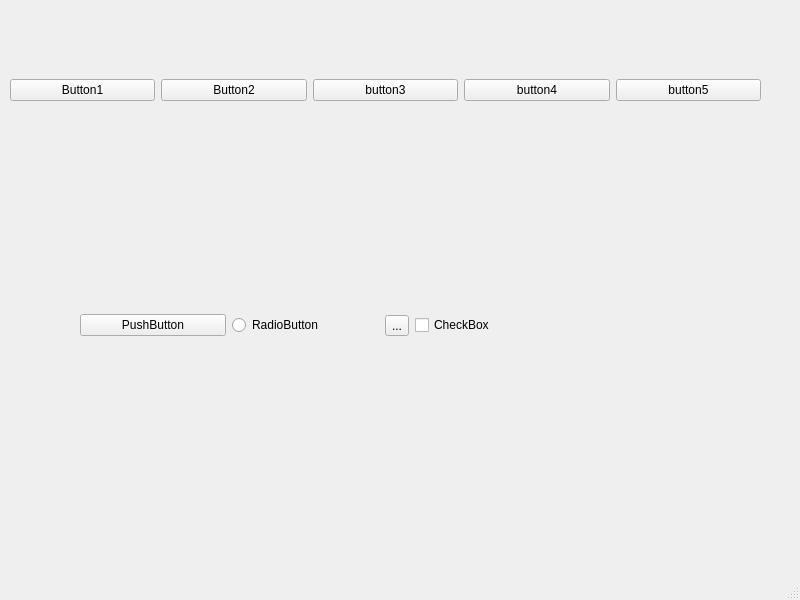
<?xml version="1.0" encoding="UTF-8"?>
<ui version="4.0">
 <class>MainWindow</class>
 <widget class="QMainWindow" name="MainWindow">
  <property name="geometry">
   <rect>
    <x>0</x>
    <y>0</y>
    <width>800</width>
    <height>600</height>
   </rect>
  </property>
  <property name="windowTitle">
   <string>MainWindow</string>
  </property>
  <widget class="QWidget" name="centralwidget">
   <widget class="QWidget" name="horizontalLayoutWidget">
    <property name="geometry">
     <rect>
      <x>80</x>
      <y>250</y>
      <width>481</width>
      <height>151</height>
     </rect>
    </property>
    <layout class="QHBoxLayout" name="horizontalLayout_2">
     <item>
      <widget class="QPushButton" name="pushButton_6">
       <property name="text">
        <string>PushButton</string>
       </property>
      </widget>
     </item>
     <item>
      <widget class="QRadioButton" name="radioButton">
       <property name="text">
        <string>RadioButton</string>
       </property>
      </widget>
     </item>
     <item>
      <widget class="QToolButton" name="toolButton">
       <property name="text">
        <string>...</string>
       </property>
      </widget>
     </item>
     <item>
      <widget class="QCheckBox" name="checkBox">
       <property name="text">
        <string>CheckBox</string>
       </property>
      </widget>
     </item>
    </layout>
   </widget>
   <widget class="QWidget" name="">
    <property name="geometry">
     <rect>
      <x>10</x>
      <y>30</y>
      <width>751</width>
      <height>121</height>
     </rect>
    </property>
    <layout class="QHBoxLayout" name="horizontalLayout">
     <item>
      <widget class="QPushButton" name="pushButton">
       <property name="text">
        <string>Button1</string>
       </property>
      </widget>
     </item>
     <item>
      <widget class="QPushButton" name="pushButton_2">
       <property name="text">
        <string>Button2</string>
       </property>
      </widget>
     </item>
     <item>
      <widget class="QPushButton" name="pushButton_3">
       <property name="text">
        <string>button3</string>
       </property>
      </widget>
     </item>
     <item>
      <widget class="QPushButton" name="pushButton_4">
       <property name="text">
        <string>button4</string>
       </property>
      </widget>
     </item>
     <item>
      <widget class="QPushButton" name="pushButton_5">
       <property name="text">
        <string>button5</string>
       </property>
      </widget>
     </item>
    </layout>
   </widget>
  </widget>
  <widget class="QMenuBar" name="menubar">
   <property name="geometry">
    <rect>
     <x>0</x>
     <y>0</y>
     <width>800</width>
     <height>23</height>
    </rect>
   </property>
  </widget>
  <widget class="QStatusBar" name="statusbar"/>
 </widget>
 <resources/>
 <connections/>
</ui>
